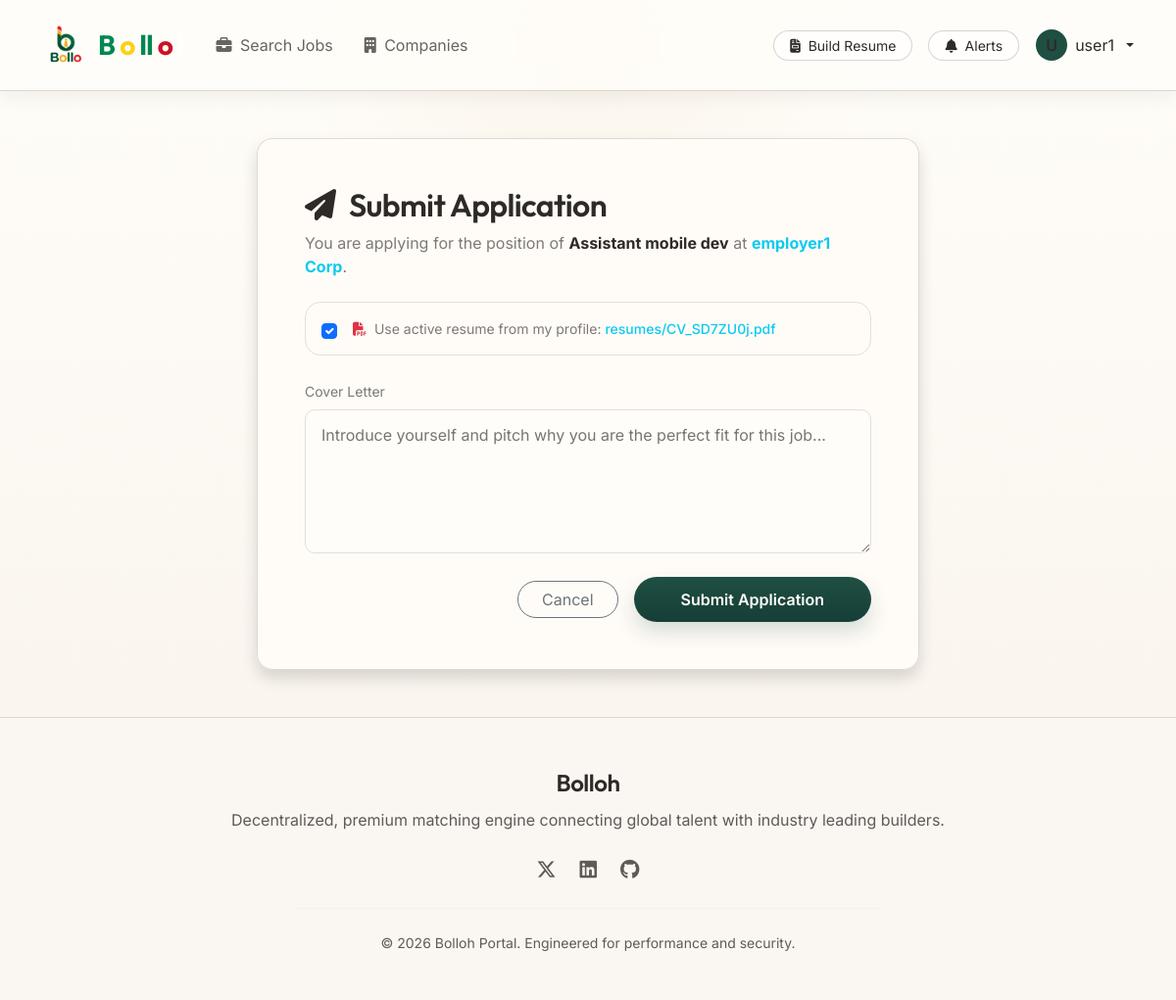
The app's page /applications/apply/5/ (signed in) with its own data.
### apps/users/models.py (models this page shows, shortened)
class CustomUser(AbstractUser):
    is_job_seeker = models.BooleanField(default=False)
    is_employer = models.BooleanField(default=False)

class EmployerProfile(models.Model):
    user = models.OneToOneField(CustomUser, on_delete=models.CASCADE, related_name='employer_profile')
    company_name = models.CharField(max_length=255, blank=True)
    company_logo = models.ImageField(upload_to='company_logos/', blank=True, null=True)
    website = models.URLField(blank=True)
    description = models.TextField(blank=True)

class JobSeekerProfile(models.Model):
    user = models.OneToOneField(CustomUser, on_delete=models.CASCADE, related_name='seeker_profile')
    phone = models.CharField(max_length=20, blank=True)
    bio = models.TextField(blank=True)
    skills = models.TextField(blank=True, help_text="Comma-separated list of skills")
    resume_parsed_name = models.CharField(max_length=255, blank=True)
    resume_parsed_email = models.CharField(max_length=255, blank=True)
    resume_file = models.FileField(upload_to='resumes/', blank=True, null=True)

### apps/jobs/models.py (models this page shows, shortened)
class Job(models.Model):
    JOB_TYPE_CHOICES = (
        ('FT', 'Full-Time'),
        ('PT', 'Part-Time'),
        ('RM', 'Remote'),
        ('IN', 'Internship'),
    )
    employer = models.ForeignKey(
        settings.AUTH_USER_MODEL,
        on_delete=models.CASCADE,
        related_name='posted_jobs'
    )
    title = models.CharField(max_length=200)
    category = models.ForeignKey(Category, on_delete=models.SET_NULL, null=True, related_name='jobs')
    job_type = models.CharField(max_length=2, choices=JOB_TYPE_CHOICES, default='FT')
    location = models.CharField(max_length=150)
    description = models.TextField()
    salary_min = models.DecimalField(max_digits=10, decimal_places=2, blank=True, null=True)
    salary_max = models.DecimalField(max_digits=10, decimal_places=2, blank=True, null=True)
    is_paid = models.BooleanField(default=False)
    is_approved = models.BooleanField(default=False)
    created_at = models.DateTimeField(auto_now_add=True)
    updated_at = models.DateTimeField(auto_now=True)
    class Meta:
        ordering = ['-created_at']

### apps/applications/views.py (the view)
# urls.py: path('apply/<int:job_id>/', views.apply_job_view, name='apply'),
@login_required
def apply_job_view(request, job_id):
    if not request.user.is_job_seeker:
        messages.error(request, "Only job seekers can apply for jobs.")
        return redirect('home')
    job = get_object_or_404(Job, pk=job_id, is_paid=True, is_approved=True)
    if Application.objects.filter(job=job, seeker=request.user).exists():
        messages.warning(request, "You have already applied for this job.")
        return redirect('jobs:job_detail', pk=job.id)
    seeker_profile = getattr(request.user, 'seeker_profile', None)
    has_profile_resume = bool(seeker_profile and seeker_profile.resume_file)
    if request.method == 'POST':
        form = ApplicationForm(request.POST, request.FILES, has_profile_resume=has_profile_resume)
        if form.is_valid():
            application = form.save(commit=False)
            application.job = job
            application.seeker = request.user
            if form.cleaned_data.get('use_profile_resume') and has_profile_resume:
                application.resume = seeker_profile.resume_file
            else:
                uploaded_resume = request.FILES.get('resume')
                if uploaded_resume:
                    application.resume = uploaded_resume
                    parsed_name, parsed_email = parse_resume_file(uploaded_resume)
                    if seeker_profile:
                        if parsed_name:
                            seeker_profile.resume_parsed_name = parsed_name
                        if parsed_email:
                            seeker_profile.resume_parsed_email = parsed_email
                        seeker_profile.resume_file = uploaded_resume
                        seeker_profile.save()
            application.save()
            messages.success(request, f"Successfully applied for {job.title}!")
            send_application_submitted_email(application)
            return redirect('users:profile')
    else:
        form = ApplicationForm(has_profile_resume=has_profile_resume)
    return render(request, 'applications/apply.html', {
        'form': form,
        'job': job,
        'has_profile_resume': has_profile_resume,
        'seeker_profile': seeker_profile
    })

### apps/applications/forms.py
class ApplicationForm(forms.ModelForm):
    use_profile_resume = forms.BooleanField(
        required=False,
        initial=True,
        label="Use resume from my profile profile",
        widget=forms.CheckboxInput(attrs={'class': 'form-check-input'})
    )
    class Meta:
        model = Application
        fields = ['resume', 'cover_letter']
        widgets = {
            'resume': forms.ClearableFileInput(attrs={'class': 'form-control form-control-custom'}),
            'cover_letter': forms.Textarea(attrs={'class': 'form-control form-control-custom', 'rows': 5, 'placeholder': 'Introduce yourself and pitch why you are the perfect fit for this job...'}),
        }
    def __init__(self, *args, **kwargs):
        has_profile_resume = kwargs.pop('has_profile_resume', False)
        super().__init__(*args, **kwargs)
        if not has_profile_resume:
            self.fields['use_profile_resume'].widget = forms.HiddenInput()
            self.fields['use_profile_resume'].initial = False
            self.fields['resume'].required = True
        else:
            self.fields['resume'].required = False

### templates/applications/apply.html (shortened to what this page needs)
{% extends 'base.html' %}
{% block content %}
<div class="container my-4" style="max-width: 700px;">
    <div class="glass-card p-5 shadow">
        <h2 class="text-white mb-2"><i class="fa-solid fa-paper-plane text-primary-gradient me-2"></i> Submit Application</h2>
        <p class="text-white-50 mb-4">
            You are applying for the position of <strong class="text-white">{{ job.title }}</strong> at
            <strong class="text-info">{{ job.employer.employer_profile.company_name }}</strong>.
        </p>
        <form method="POST" enctype="multipart/form-data">
            {% if has_profile_resume %}
                <div class="p-3 border border-secondary rounded-4 bg-dark bg-opacity-30 mb-4 d-flex align-items-center gap-3">
                    {{ form.use_profile_resume }}
                    <label class="form-check-label text-white-50 small m-0" for="id_use_profile_resume">
                        <i class="fa-solid fa-file-pdf text-danger me-1"></i>
                        Use active resume from my profile: <a href="{{ seeker_profile.resume_file.url }}" target="_blank" class="text-info text-decoration-none fw-medium">{{ seeker_profile.resume_file.name }}</a>
                    </label>
                </div>
            {% endif %}
            <div class="mb-4">
                <label class="form-label text-white-50 small">Cover Letter</label>
                {{ form.cover_letter }}
            </div>
            <div class="d-flex gap-3 justify-content-end align-items-center">
                <a href="{% url 'jobs:job_detail' pk=job.id %}" class="btn btn-outline-secondary rounded-pill px-4">Cancel</a>
                <button type="submit" class="btn btn-primary-gradient rounded-pill px-5">Submit Application</button>
            </div>
        </form>
    </div>
</div>
{% endblock %}

### templates/base.html (shortened to what this page needs)
{% load static %}
<!DOCTYPE html>
<html lang="en">
<head>
    <link href="https://cdn.jsdelivr.net/npm/bootstrap@5.3.2/dist/css/bootstrap.min.css" rel="stylesheet">
    <link href="https://cdnjs.cloudflare.com/ajax/libs/font-awesome/6.4.2/css/all.min.css" rel="stylesheet">
    <link href="{% static 'css/custom.css' %}" rel="stylesheet">
</head>
<body>
    <nav class="navbar navbar-expand-lg navbar-light navbar-custom sticky-top py-3">
        <div class="container">
           <a class="navbar-brand d-flex align-items-center brand-font fs-3 text-white" href="{% url 'home' %}">
    <img
        src="{% static 'images/logo.ico' %}"
        alt="Bollo Logo"
        width="50"
        height="50"
        class="me-2"
    >
    <span class="fw-bold">
        <span style="color:#008751;">B</span>
        <span style="color:#fcd116;">o</span>
        <span style="color:#008751;">ll</span>
        <span style="color:#ce1126;">o</span>
        <span style="color:#ffffff;">!</span>
    </span>
</a>
            <div class="collapse navbar-collapse" id="navbarNav">
                <ul class="navbar-nav me-auto mb-2 mb-lg-0">
                    <li class="nav-item">
                        <a class="nav-link text-white-50 px-3" href="{% url 'jobs:job_list' %}"><i class="fa-solid fa-briefcase me-1"></i> Search Jobs</a>
                    </li>
                    <li class="nav-item">
                        <a class="nav-link text-white-50 px-3" href="{% url 'companies:company_list' %}"><i class="fa-solid fa-building me-1"></i> Companies</a>
                    </li>
                </ul>
                <div class="d-flex align-items-center gap-3">
                    {% if user.is_authenticated %}
                        {% if user.is_employer %}
                            <a href="{% url 'jobs:employer_dashboard' %}" class="btn btn-outline-light btn-sm rounded-pill px-3"><i class="fa-solid fa-gauge me-1"></i> Dashboard</a>
                            <a href="{% url 'jobs:job_create' %}" class="btn btn-primary-gradient btn-sm rounded-pill px-3"><i class="fa-solid fa-plus me-1"></i> Post Job</a>
                        {% else %}
                            <a href="{% url 'applications:resume_builder' %}" class="btn btn-outline-info btn-sm rounded-pill px-3"><i class="fa-solid fa-file-invoice me-1"></i> Build Resume</a>
                            <a href="{% url 'jobs:manage_alerts' %}" class="btn btn-outline-warning btn-sm rounded-pill px-3"><i class="fa-solid fa-bell me-1"></i> Alerts</a>
                        {% endif %}
                        <div class="dropdown">
                            <button class="btn btn-link text-white dropdown-toggle text-decoration-none d-flex align-items-center gap-2 p-0" type="button" id="profileDropdown" data-bs-toggle="dropdown" aria-expanded="false">
                                <span class="avatar-circle bg-secondary text-white rounded-circle d-flex align-items-center justify-content-center" style="width: 32px; height: 32px; font-weight: 600;">
                                    {{ user.username|slice:":1"|upper }}
                                </span>
                                <span class="d-none d-md-inline">{{ user.username }}</span>
                            </button>
                        </div>
                    {% else %}
                        <a href="{% url 'users:login' %}" class="btn btn-link text-white text-decoration-none">Login</a>
                        <a href="{% url 'users:signup' %}" class="btn btn-primary-gradient rounded-pill px-4">Get Started</a>
                    {% endif %}
                </div>
            </div>
        </div>
    </nav>
    <main class="flex-grow-1 my-4">
        {% block content %}{% endblock %}
    </main>
    <footer class="py-5 text-white-50">
        <div class="container text-center">
            <p class="brand-font fs-4 text-white mb-2">Bolloh</p>
            <p class="mb-4">Decentralized, premium matching engine connecting global talent with industry leading builders.</p>
            <div class="d-flex justify-content-center gap-4 mb-4 fs-5">
                <a href="#" class="text-white-50 hover-white"><i class="fa-brands fa-x-twitter"></i></a>
                <a href="#" class="text-white-50 hover-white"><i class="fa-brands fa-linkedin"></i></a>
                <a href="#" class="text-white-50 hover-white"><i class="fa-brands fa-github"></i></a>
            </div>
            <hr class="border-secondary max-width-md mx-auto my-4" style="max-width: 600px;">
            <p class="small mb-0">&copy; 2026 Bolloh Portal. Engineered for performance and security.</p>
        </div>
    </footer>
</body>
</html>

### static/css/custom.css (style rules this page uses)
:root { --bollo-bg: #FFFDF9; --bollo-bg-soft: #F8F2EA; --bollo-surface: #FFFCF8; --bollo-surface-alt: #FAF7F2; --bollo-surface-muted: #F1ECE6; --bollo-primary: #1F4F42; --bollo-primary-strong: #163E37; --bollo-primary-soft: #2E6258; --bollo-primary-tint: #D9E5E2; --bollo-secondary: #C9A44B; --bollo-secondary-soft: #D8BD74; --bollo-secondary-tint: #F4E8C9; --bollo-accent-red: #8A4A4A; --bollo-accent-red-soft: #B97878; --bollo-accent-red-tint: #EDD5D5; --bollo-border: #DED6CD; --bollo-border-soft: #E5DDD6; --bollo-text: #2D2A27; --bollo-text-soft: #5F5A55; --bollo-text-muted: #7A746F; --bollo-text-subtle: #9A948F; --bollo-success: #2E6258; --bollo-success-soft: #D6E5E1; --bollo-warning: #C9A44B; --bollo-warning-soft: #F0E4BE; --bollo-error: #8A4A4A; --bollo-error-soft: #EDD5D5; --bollo-shadow: 0 10px 30px rgba(34, 31, 29, 0.08); --bollo-shadow-soft: 0 6px 18px rgba(34, 31, 29, 0.06); --primary-gradient: linear-gradient(180deg, #1F4F42 0%, #163E37 100%); --accent-gradient: linear-gradient(180deg, #C9A44B 0%, #B8933E 100%); --danger-gradient: linear-gradient(180deg, #8A4A4A 0%, #6F3737 100%); --soft-gradient: linear-gradient(180deg, rgba(255, 253, 249, 0.98), rgba(248, 242, 234, 0.96)); }
body { font-family: 'Inter', sans-serif; background: radial-gradient(circle at top, rgba(201, 164, 75, 0.08), transparent 26%), linear-gradient(180deg, var(--bollo-bg) 0%, var(--bollo-bg-soft) 100%); color: var(--bollo-text); min-height: 100vh; display: flex; flex-direction: column; }
h1, h2, h3, h4, h5, h6, .brand-font { font-family: 'Outfit', sans-serif; font-weight: 600; letter-spacing: -0.02em; color: var(--bollo-text); }
p, label, small, .form-text, .text-secondary { color: var(--bollo-text-soft); }
main, section, .container, .container-fluid { color: var(--bollo-text); }
.navbar-custom { background: rgba(255, 253, 249, 0.88) !important; backdrop-filter: blur(12px); -webkit-backdrop-filter: blur(12px); border-bottom: 1px solid var(--bollo-border); box-shadow: var(--bollo-shadow-soft); }
.navbar-custom .navbar-brand, .navbar-custom .nav-link, .navbar-custom .navbar-toggler, .navbar-custom .dropdown-toggle, .navbar-custom .btn-link { color: var(--bollo-text) !important; }
.navbar-custom .nav-link { opacity: 0.72; }
.navbar-custom .text-white, .navbar-custom .text-white-50 { color: var(--bollo-text) !important; }
.glass-card { background: rgba(255, 252, 248, 0.9); backdrop-filter: blur(14px); -webkit-backdrop-filter: blur(14px); border: 1px solid rgba(222, 214, 205, 0.9); border-radius: 16px; transition: all 0.3s cubic-bezier(0.4, 0, 0.2, 1); color: var(--bollo-text); box-shadow: var(--bollo-shadow-soft); }
.btn-primary-gradient { background: var(--primary-gradient); border: none; color: #fffdf9; font-weight: 600; border-radius: 10px; padding: 0.68rem 1.4rem; transition: all 0.22s ease; box-shadow: 0 10px 20px rgba(31, 79, 66, 0.18); }
.btn-outline-info, .btn-outline-warning { color: var(--bollo-text) !important; border-color: rgba(83, 82, 78, 0.24) !important; background: rgba(255, 255, 255, 0.56); }
.form-control-custom, .form-control, .form-select, textarea.form-control { background: rgba(255, 253, 249, 0.96) !important; border: 1px solid var(--bollo-border-soft) !important; color: var(--bollo-text) !important; border-radius: 10px; padding: 0.78rem 1rem; transition: all 0.2s ease; box-shadow: none; }
.form-control-custom::placeholder, .form-control::placeholder, textarea.form-control::placeholder { color: var(--bollo-text-muted); }
footer { background: var(--bollo-surface-alt) !important; border-top: 1px solid var(--bollo-border); margin-top: auto; color: var(--bollo-text-soft); }
footer .text-white, footer .text-white-50, footer a { color: var(--bollo-text-soft) !important; }
footer .text-white { color: var(--bollo-text) !important; }
.text-white { color: var(--bollo-text) !important; }
.text-white-50 { color: rgba(45, 42, 39, 0.62) !important; }
.bg-dark, .dropdown-menu-dark, .dropdown-menu { background: var(--bollo-surface) !important; color: var(--bollo-text) !important; border-color: var(--bollo-border-soft) !important; }
.bg-secondary, .avatar-circle { background: var(--bollo-primary) !important; color: #fffdf9 !important; }
.border-secondary { border-color: var(--bollo-border-soft) !important; }
a { color: var(--bollo-primary); }
hr { border-color: var(--bollo-border); }

### records on screen
CustomUser: username "U", username "user1"
Job: title "Assistant mobile dev", employer.employer_profile.company_name "employer1 Corp"
JobSeekerProfile: resume_file.name "resumes/CV_SD7ZU0j.pdf"
